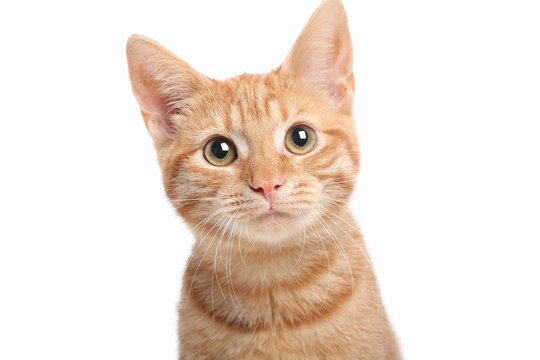
#> input picture photos/cat.jpg, 540 x 360 px
$ python basic.py
#> lines starting #> are read from the running program, lines starting #| are printed output that depends on the picture; after the words box and inside, x2 and y2 are one past the last pixel; in counts of white or black regions, pixels touching at a corner belong together
import cv2 as cv


img = cv.imread("photos/cat.jpg")
#> img is the input picture: shape (360, 540, 3); mean B, G, R 215.5, 224, 237.3

cv.imshow("dog", img)

# converting to grayscale
gray = cv.cvtColor(img, cv.COLOR_BGR2GRAY)
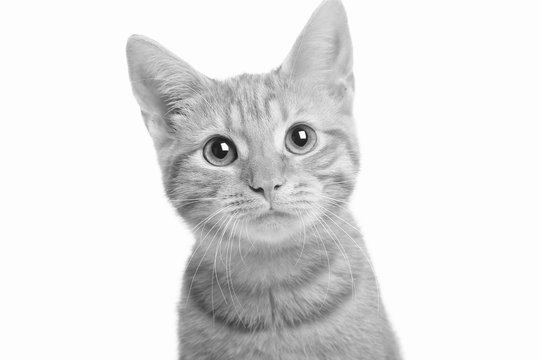
#> gray: shape (360, 540); min 16, max 255, mean 226.9
cv.imshow("gray dog", gray)


# blur
blur = cv.GaussianBlur(img, (7, 7), cv.BORDER_DEFAULT)
cv.imshow("blurred cat", blur)

# edge cascade
canny = cv.Canny(img, 125, 75)
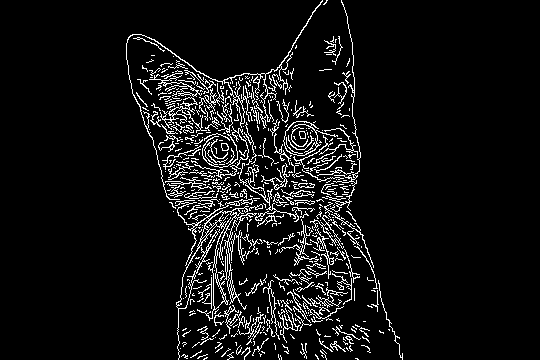
#> canny: shape (360, 540); 7% white in thin lines or dots, all inside (x1, y1, x2, y2) = (126, 0, 403, 360)
cv.imshow("canny cat", canny)

canny2 = cv.Canny(blur, 125, 75)
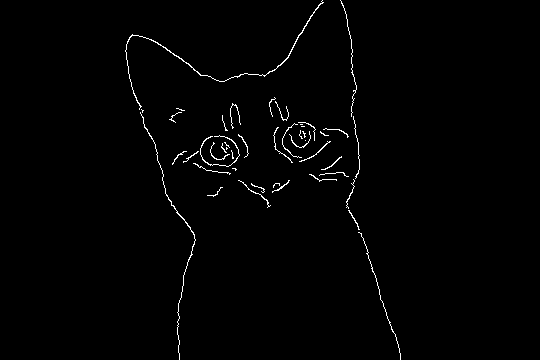
#> canny2: shape (360, 540); 1.1% white in thin lines or dots, all inside (x1, y1, x2, y2) = (125, 0, 401, 360)
cv.imshow("canny cat2", canny2)


# dilating the image
dilated = cv.dilate(canny, (3,3), iterations=1)
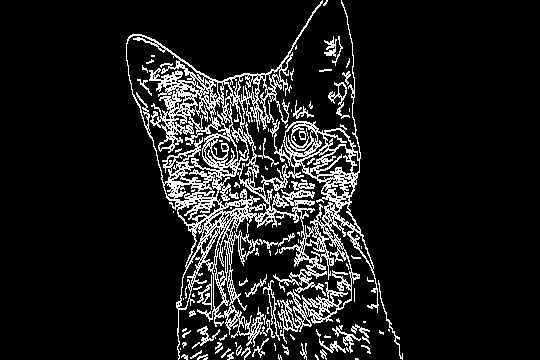
#> dilated: shape (360, 540); 11.1% white in thin lines or dots, all inside (x1, y1, x2, y2) = (126, 0, 403, 360)
cv.imshow("dilated", dilated)

# resize
resized = cv.resize(img, (500,500), interpolation=cv.INTER_AREA)
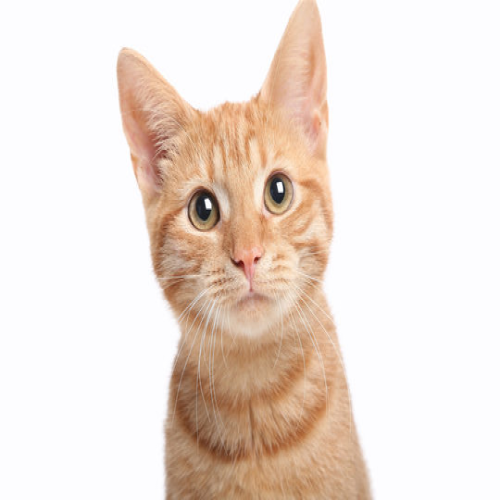
#> resized: shape (500, 500, 3); mean B, G, R 215.5, 224, 237.3
cv.imshow("resized img", resized)

# cropping
cropped = img[50:200, 200:500]
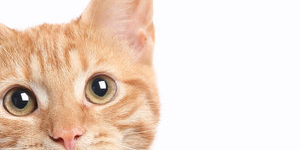
#> cropped: shape (150, 300, 3); mean B, G, R 203.2, 216.9, 236.8
cv.imshow("cropped img", cropped)


cv.waitKey(0)
